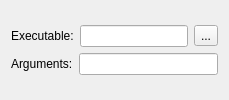
           <widget class="QWidget" name="execPage">
            <layout class="QVBoxLayout" name="verticalLayout_19">
             <item>
              <layout class="QVBoxLayout" name="verticalLayout_18">
               <item>
                <layout class="QHBoxLayout" name="horizontalLayout_13">
                 <item>
                  <widget class="QLabel" name="label_4">
                   <property name="text">
                    <string>Executable:</string>
                   </property>
                  </widget>
                 </item>
                 <item>
                  <widget class="QLineEdit" name="execLineEdit"/>
                 </item>
                 <item>
                  <widget class="QToolButton" name="execToolButton">
                   <property name="text">
                    <string>...</string>
                   </property>
                  </widget>
                 </item>
                </layout>
               </item>
               <item>
                <layout class="QHBoxLayout" name="horizontalLayout_12">
                 <item>
                  <widget class="QLabel" name="label_2">
                   <property name="text">
                    <string>Arguments:</string>
                   </property>
                  </widget>
                 </item>
                 <item>
                  <widget class="QLineEdit" name="execArgumentsLineEdit"/>
                 </item>
                </layout>
               </item>
              </layout>
             </item>
            </layout>
           </widget>
